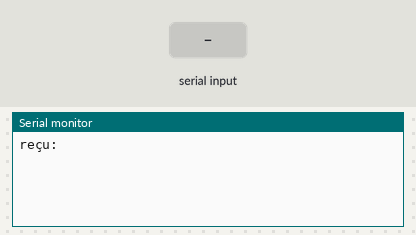
A sketch run on a simulated Arduino Uno, built with avr-gcc and run on an emulated ATmega328P. Parts: the last lines printed to the serial monitor. The inputs (shaded band) are chosen by the test bench.

Above: at 1.8 s.
1.9 s: "1" received over the second serial link
At 2.5 s:
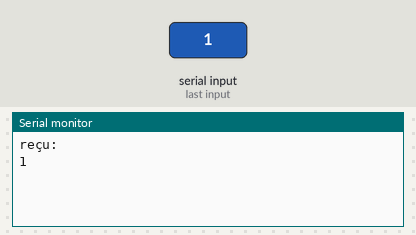
3.4 s: "0" received over the second serial link
At 4.8 s:
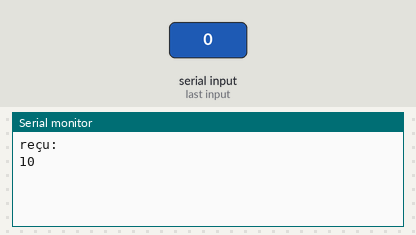

Measured:
- after the input at 1.9 s, the serial monitor: prints a new line at once (image 1)
- after the input at 3.4 s, the serial monitor: prints a new line at once (image 2)

The sketch:

ConfigHM10Master.ino
```cpp
#include <SoftwareSerial.h>

SoftwareSerial mySerial(11, 10); // (RX, TX) (pin Rx BT, pin Tx BT)
const int key = 7;
void setup()
{
    pinMode(key, OUTPUT);
    digitalWrite(key, LOW);

    mySerial.begin(9600); // communication HM-10
    Serial.begin(9600); // moniteur série

    digitalWrite(key, HIGH);
    Serial.println("reçu:");


    mySerial.write("AT+ROLE1"); // 0=slave(default) and 1=master
    delay(200);

     mySerial.write("AT+CON"); // Slave Module Adress to connect with
    delay(200);

    mySerial.write("AT+BAUD4"); // 0=9600 (default) and 4=115200
    delay(200);


}

void loop() // run over and over
{
  if (mySerial.available())

    Serial.write(mySerial.read());

    if (Serial.available())

    mySerial.write(Serial.read());


}
```
